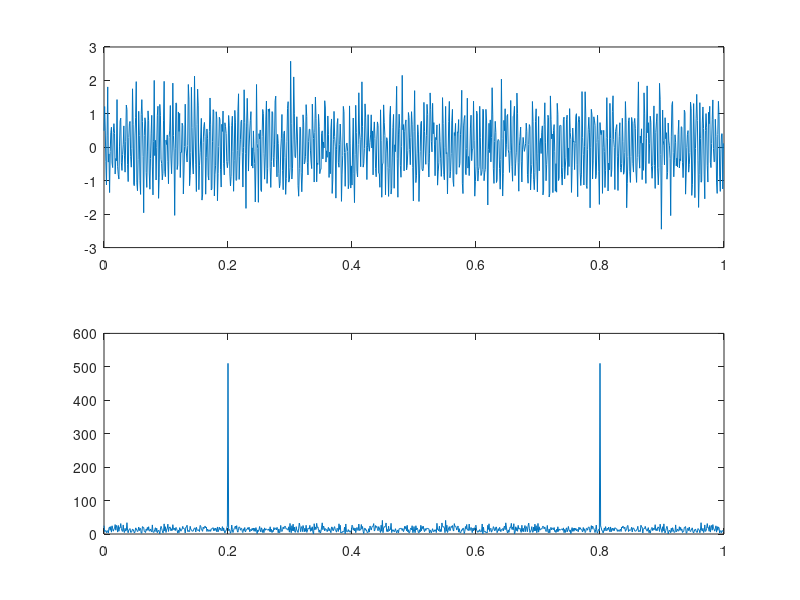

Recreate this plot in MATLAB.
fs           = 1000;            % Sampling Rate (check with your computer/sound board doc)
duration     = 1.0;              % Signal duration time in seconds                     
soroll = 0.5*randn(1,fs*duration);

f = 200;                         % Frequency in Hz. 

t = 0:(1/fs):duration-(1/fs);    % Axis time.
n = 0:1:duration*fs-1;      % Index vector.
x = sin(2*pi*n*(f/fs)) + soroll;         % Discrete signal generation.
transformada = fft(x);


subplot(2,1,1)
plot(t,x);
subplot(2,1,2)
plot(t,abs(transformada));

